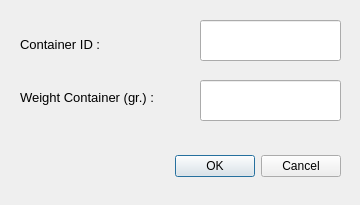
<?xml version="1.0" encoding="UTF-8"?>
<ui version="4.0">
 <class>Dialog</class>
 <widget class="QDialog" name="Dialog">
  <property name="geometry">
   <rect>
    <x>0</x>
    <y>0</y>
    <width>360</width>
    <height>205</height>
   </rect>
  </property>
  <property name="windowTitle">
   <string>Dialog</string>
  </property>
  <widget class="QLineEdit" name="lineEditContainerId">
   <property name="geometry">
    <rect>
     <x>200</x>
     <y>20</y>
     <width>141</width>
     <height>41</height>
    </rect>
   </property>
  </widget>
  <widget class="QDialogButtonBox" name="buttonBox">
   <property name="geometry">
    <rect>
     <x>20</x>
     <y>150</y>
     <width>321</width>
     <height>32</height>
    </rect>
   </property>
   <property name="orientation">
    <enum>Qt::Horizontal</enum>
   </property>
   <property name="standardButtons">
    <set>QDialogButtonBox::Cancel|QDialogButtonBox::Ok</set>
   </property>
  </widget>
  <widget class="QLineEdit" name="lineEditWeightContainer">
   <property name="geometry">
    <rect>
     <x>200</x>
     <y>80</y>
     <width>141</width>
     <height>41</height>
    </rect>
   </property>
  </widget>
  <widget class="QWidget" name="layoutWidget">
   <property name="geometry">
    <rect>
     <x>20</x>
     <y>20</y>
     <width>180</width>
     <height>101</height>
    </rect>
   </property>
   <layout class="QVBoxLayout" name="verticalLayout">
    <item>
     <widget class="QLabel" name="label">
      <property name="font">
       <font>
        <pointsize>10</pointsize>
       </font>
      </property>
      <property name="text">
       <string>Container ID :</string>
      </property>
     </widget>
    </item>
    <item>
     <widget class="QLabel" name="label_2">
      <property name="font">
       <font>
        <pointsize>10</pointsize>
       </font>
      </property>
      <property name="text">
       <string>Weight Container (gr.) :</string>
      </property>
     </widget>
    </item>
   </layout>
  </widget>
 </widget>
 <resources/>
 <connections/>
</ui>
